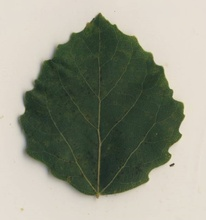
%> input picture 显示曲率/Leaves_UMU/10.jpg, 206 x 220 px, shrunk from 591 x 631 before the run
$ octave main.m   (GNU Octave 9; MATLAB toolbox functions it lacks are replaced by stand-ins)
%> lines starting %> are read from the running program, lines starting %| are printed output that depends on the picture; in (x1, y1, x2, y2) boxes, pixels count from 0 and x2, y2 are one past the last pixel; in counts of white or black regions, pixels touching at a corner belong together; the program's own positions count from 1
%> further down, BW is the input picture: size 220x206x3 uint8; mean R, G, B 146.6, 149.4, 133.7
### extract_vein.m
function [img] = extract_vein(BW)
	%目的: 去噪, 提取出叶脉.
	%步骤: 1. canny算子去噪 -> 2. sobel算子去噪 -> 3. 两者做与运算
	%-> 4. 进行形态学处理 -> 5. 利用eliminate_the_acnode去除离散噪声 -> 6. 平滑滤波 -> 7. 提高亮度, 二值化处理 -> 8. imshow.

	BW=rgb2gray(BW);
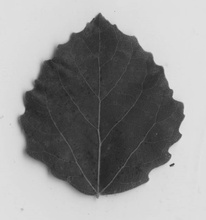
%> BW: size 220x206 uint8; min 35, max 230, mean 146.7
	thresh=[0.1,0.2]; %阈值设置根据图像自定义范围
	sigma=1;%定义高斯参数，1-3
	f = edge(double(BW),'canny',thresh,sigma);
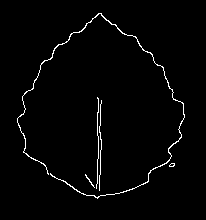
%> f: size 220x206 logical; 1.9% white in thin lines or dots, all inside (x1, y1, x2, y2) = (17, 13, 185, 199)
	figure(1),imshow(f,[]);
	title('canny 边缘检测');%canny边缘算子
	g = edge(double(BW),'sobel', [], 'both');
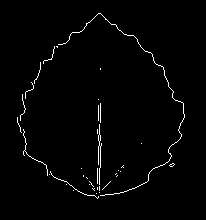
%> g: size 220x206 logical; 1.6% white in thin lines or dots, all inside (x1, y1, x2, y2) = (17, 13, 185, 199)
	figure(2),imshow(g,[]);
	title('sobel');
	wh = size(BW);
%> wh = [220 206]
	h = BW;
	for k = 1 : wh(1)
		for l = 1 : wh(2)
			h(k, l) = f(k, l) && g(k, l);
		end
	end
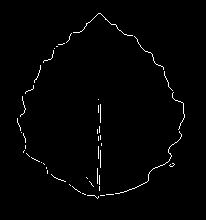
%> h: size 220x206 uint8; values 0 (black) and 1 (white), 1.3% white in thin lines or dots, all inside (x1, y1, x2, y2) = (17, 13, 185, 199)
	% h = f;
	se=strel('disk',5');%圆盘型结构元素
	h=imdilate(h,se);%膨胀
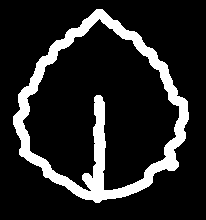
%> h: size 220x206 uint8; values 0 (black) and 1 (white), 14.6% white; 1 white region, box (x1, y1, x2, y2) and area: (13, 9, 189, 203) 6601
	h=imerode(h,se);% Erosion
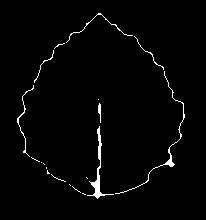
%> h: size 220x206 uint8; values 0 (black) and 1 (white), 1.9% white in thin lines or dots, all inside (x1, y1, x2, y2) = (17, 13, 185, 199)
	h=imdilate(h,se);%膨胀
	h=imerode(h,se);% Erosion
	h=imdilate(h,se);%膨胀
%> the run ends on the next line
	[h,lut] = bwmorph(h, 'thin', 'Inf');
	h=imdilate(h,se);%膨胀
	[h,lut] = bwmorph(h, 'thin', 'Inf');
	h=imdilate(h,se);%膨胀
	[h,lut] = bwmorph(h, 'thin', 'Inf');
	figure(3),imshow(h,[]);
	title('Mixture and Open');
	wh = size(BW);
	m = 20; n = 20; criteria = 12;
	h = eliminate_the_acnode(h, m, n, criteria, wh);

	figure(4), imshow(h, []);
	title('Eliminate the acnode');
	k1 = filter2(fspecial('average',3),h)/255;  %进行3*3模板平滑滤波
	figure(5),imshow(k1,[]);
	img=imadjust(k1,stretchlim(k1),[0 1]);
	figure, imshow(img);
	title('extract_vein');
end

### main.m
%	调用该脚本完毕之后, 调用get_curvature_of_targeted_point()函数, 获取该点曲率.
clear,clc;
BW = imread(strcat(pwd,'.\Leaves_UMU\10.jpg'));
points = extract_vein(BW);

$ run again, with 显示曲率/Leaves_UMU/01.jpg copied over 显示曲率/Leaves_UMU/10.jpg
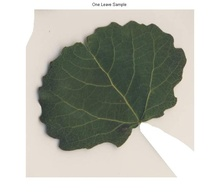
%> input picture 显示曲率/Leaves_UMU/01.jpg, 220 x 195 px, shrunk from 699 x 620 before the run
%> BW is the input picture: size 195x220x3 uint8; mean R, G, B 186.1, 187.2, 178.9
%> BW: size 195x220 uint8
%> in extract_vein, `f = edge(double(BW),'canny',thresh,sigma);`:
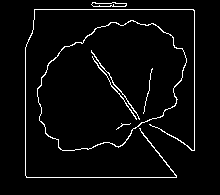
%> f: size 195x220 logical; 3.9% white in thin lines or dots, all inside (x1, y1, x2, y2) = (25, 2, 195, 178)
%> g: size 195x220 logical; 2% white in thin lines or dots, all inside (x1, y1, x2, y2) = (34, 2, 195, 164)
%> in extract_vein, `h=imerode(h,se);`:
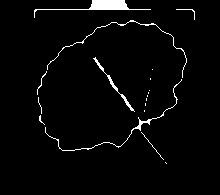
%> h: size 195x220 uint8; values 0 (black) and 1 (white), 2.8% white; 18 white regions (11 under 20 px), largest, box (x1, y1, x2, y2) and area: (34, 0, 151, 18) 446, (45, 79, 182, 151) 241, (47, 20, 187, 78) 204

$ run again, with 显示曲率/Leaves_UMU/02.jpg copied over 显示曲率/Leaves_UMU/10.jpg
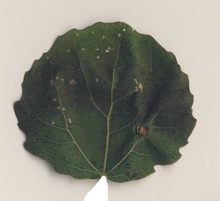
%> input picture 显示曲率/Leaves_UMU/02.jpg, 220 x 201 px, shrunk from 769 x 701 before the run
%> BW is the input picture: size 201x220x3 uint8; mean R, G, B 142.6, 141.6, 131.5
%> BW: size 201x220 uint8
%> in extract_vein, `f = edge(double(BW),'canny',thresh,sigma);`:
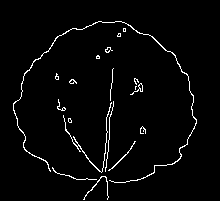
%> f: size 201x220 logical; 2.8% white in thin lines or dots, all inside (x1, y1, x2, y2) = (13, 21, 197, 200)
%> g: size 201x220 logical; 2.1% white in thin lines or dots, all inside (x1, y1, x2, y2) = (13, 21, 197, 201)
%> in extract_vein, `h=imerode(h,se);`:
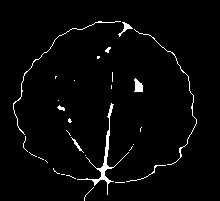
%> h: size 201x220 uint8; values 0 (black) and 1 (white), 2.7% white in thin lines or dots, all inside (x1, y1, x2, y2) = (13, 21, 197, 201)

$ run again, with 显示曲率/Leaves_UMU/03.jpg copied over 显示曲率/Leaves_UMU/10.jpg
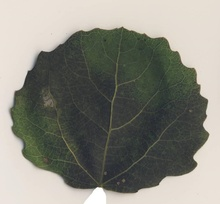
%> input picture 显示曲率/Leaves_UMU/03.jpg, 220 x 204 px, shrunk from 823 x 765 before the run
%> BW is the input picture: size 204x220x3 uint8; mean R, G, B 135.4, 134.8, 125.8
%> BW: size 204x220 uint8
%> in extract_vein, `f = edge(double(BW),'canny',thresh,sigma);`:
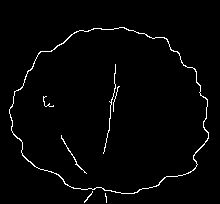
%> f: size 204x220 logical; 2.1% white in thin lines or dots, all inside (x1, y1, x2, y2) = (9, 27, 209, 203)
%> g: size 204x220 logical; 1.6% white in thin lines or dots, all inside (x1, y1, x2, y2) = (9, 26, 210, 199)
%> in extract_vein, `h=imerode(h,se);`:
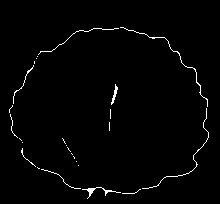
%> h: size 204x220 uint8; values 0 (black) and 1 (white), 1.6% white in thin lines or dots, all inside (x1, y1, x2, y2) = (9, 27, 209, 199)
